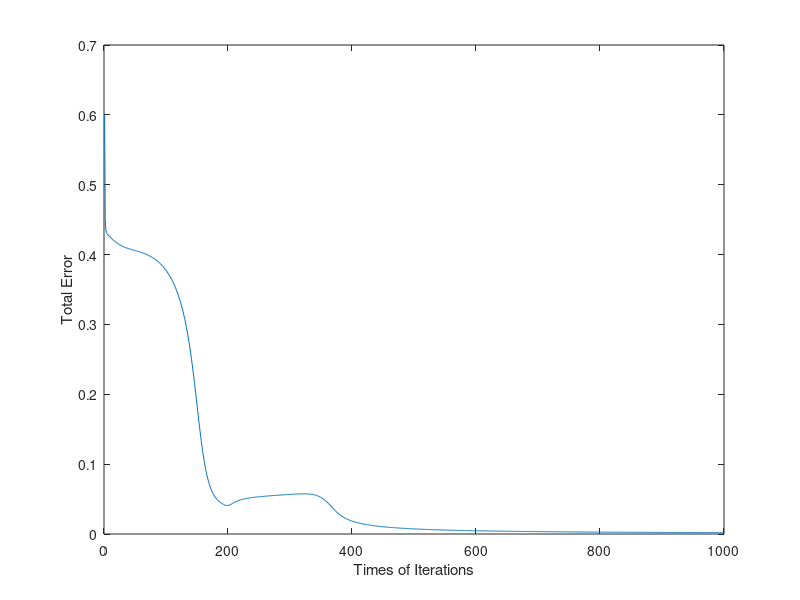

This chart was generated by the following MATLAB code:
% Author: Yuanbo Peng <bobpeng.bham.uk@gmail.com>
% Create Date: 18.03.2019
% 
% oi: output values of input layer
% ih: input values of hidden layer
% oh: output values of hidden layer
% io: input values of output layer
% oo: output values of output layer

% Initialise the weights matrices W1 & W2
for a = 1:4

    for b = 1:2
        W2(a, b) = rand();
    end

end

for v = 1:2

    for s = 1:4
        W1(v, s) = rand();
    end

end

% Training patterns
training_sets = [
        1, 0, 0, 0;
        0, 1, 0, 0;
        0, 0, 1, 0;
        0, 0, 0, 1];

% Initialise bias values
b1 = [rand(), rand()];
b2 = [rand(), rand(), rand(), rand()];

% Training iterations
for q = 1:1000

    % Total error
    Err = 0.0;

    % Training each pattern
    for z = 1:4

        % Calculate the output values of input layer
        for k = 1:4
            oi(k, 1) = 1 / (1 + exp(-training_sets(k, z)));
        end

        % Calculate the input values of hidden layer
        ih = W1 * oi + b1';

        % Calculate the output values of hidden layer
        for a = 1:2
            oh(a, 1) = 1 / (1 + exp(-ih(a)));
        end

        % Calculate the input values of output layer
        io = W2 * oh + b2';

        % Calculate the output values of output layer
        for b = 1:4
            oo(b, 1) = 1 / (1 + exp(-io(b)));
        end

        % ---- Total error of each pattern through the MLP ----
        Eot = 0.0;

        for b = 1:4
            Eo(b) = 1/2 * (training_sets(b, z) - oo(b, 1))^2;
            Eot = Eot + Eo(b);
        end

        % ---- Error  Back-Propagation (EBP)  ----
        for d = 1:4
            delta(d) = (oo(d) - training_sets(d, z)) * oo(d) * (1 - oo(d));
        end

        % Calculate the delta weights of W2
        for c = 1:2
            delta_w2(:, c) = delta * oh(c);
        end

        % Calculate the delta weights of W1
        for f = 1:2

            for g = 1:4
                delta_w1(f, g) = delta * W2(:, f) * oh(f) * (1 - oh(f)) * oi(g);
            end

        end

        % Calculate the delta weights of bias 1
        for bias_1_w_num = 1:2
            delta_b1(bias_1_w_num) = delta * W2(:, bias_1_w_num) * oh(bias_1_w_num) * (1 - oh(bias_1_w_num));
        end

        % Learning rate
        learning_rate = 3;

        % Update W2, W1, bias 1, and bias 2
        W2 = W2 - learning_rate * delta_w2;
        W1 = W1 - learning_rate * delta_w1;
        b2 = b2 - learning_rate * delta;
        b1 = b1 - learning_rate * delta_b1;
    end

    % Collect each total error when each time of training
    Err = Err + Eot;
    Err_list(q) = Err;
end

% Draw the figure to show the changes of error
plot(Err_list)
xlabel('Times of Iterations')
ylabel('Total Error')

% Test part
for z = 1:4

    for k = 1:4
        oi(k, 1) = 1 / (1 + exp(-training_sets(k, z)));
    end

    ih = W1 * oi + b1';

    for a = 1:2
        oh(a, 1) = 1 / (1 + exp(-ih(a)));
    end

    io = W2 * oh + b2';

    for b = 1:4
        oo(b, 1) = 1 / (1 + exp(-io(b)));
    end

    oo;

    biased_result(:, z) = oo;
end

% Output the test result
biased_result
